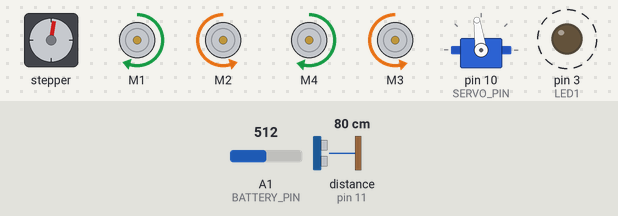
Bench run of a sketch on a simulated Arduino Uno, built with avr-gcc and run on an emulated ATmega328P. Shown: stepper motor, 4 × DC motor (green arrow = forward, orange = backward, longer = faster), servo, output pins drawn as LEDs (lit = HIGH). Wiring (inferred from the names in the program): stepper motor (200 steps per turn assumed): coils pin 4, pin 5, pin 6, pin 7. Dashed ring = blinking. The inputs (shaded band) are chosen by the test bench; at power-on: distance to the obstacle (sensor on pin 11) 80 cm, A1 (BATTERY_PIN) = 512. The echo pulse lasts 58.3 µs per cm; pins used as bus, display or sensor lines are not drawn; what the sketch prints to the serial monitor is not drawn.

Above: at 4.1 s.
4.2 s: distance to the obstacle (sensor on pin 11) set to 120 cm
At 5.5 s:
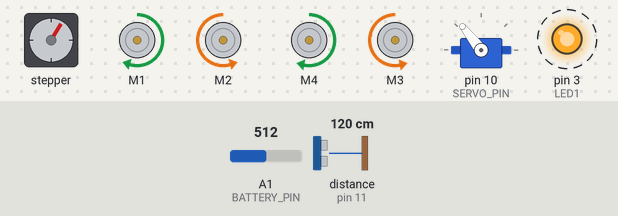
7.2 s: A1 (BATTERY_PIN) set to 90
At 7.61 s:
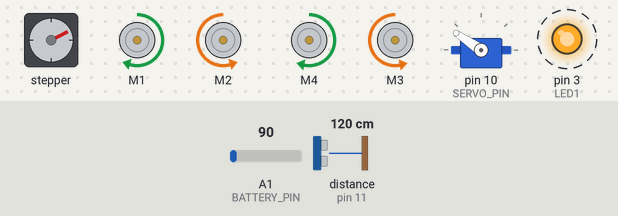
10.2 s: distance to the obstacle (sensor on pin 11) set to 35 cm
At 11.68 s:
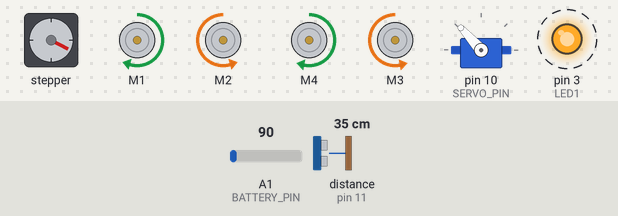
13.2 s: A1 (BATTERY_PIN) set to 110
At 15.88 s:
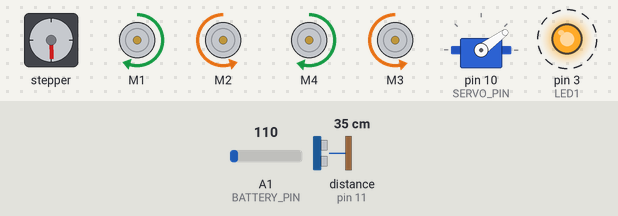
16.2 s: A1 (BATTERY_PIN) set to 25
19.2 s: distance to the obstacle (sensor on pin 11) set to 138 cm
Timing chart, 0 to 25.1 s (numbered marks = the images above; inputs shaded):
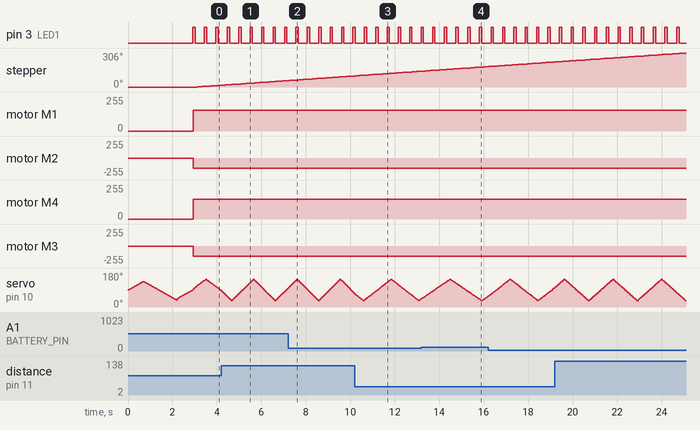

Measured:
- by itself, pin 3 (LED1): alternates HIGH for 0.11 s and LOW for 0.42 s

The sketch:

Rover_5_Arduino_draft_2.ino
```cpp
//#include <SharpIR.h>

#include <Wire.h>
#include <Adafruit_MotorShield.h>
#include "utility/Adafruit_MS_PWMServoDriver.h"

#include <Servo.h>

#include <NewPing.h>

#define TRIGGER_PIN  12  // Arduino pin tied to trigger pin on the ultrasonic sensor.
#define ECHO_PIN     11  // Arduino pin tied to echo pin on the ultrasonic sensor.
#define MAX_DISTANCE 200 // Maximum distance we want to ping for (in centimeters). Maximum sensor distance is rated at 400-500cm.

#define IR_SENSOR_PIN A0

#define ONE_SECOND 1000

#define PING_DISTANCE 20

#define LED1 3
#define LED2 4
#define LED3 5
#define LED4 6
#define LED5 7

#define SERVO_PIN 10

#define BATTERY_PIN A1

NewPing sonar(TRIGGER_PIN, ECHO_PIN, MAX_DISTANCE); // NewPing setup of pins and maximum distance.

//SharpIR irSensor(GP2Y0A02YK0F, IR_SENSOR_PIN);

Adafruit_MotorShield AFMS = Adafruit_MotorShield();

Adafruit_DCMotor *leftMotor1 = AFMS.getMotor(1);
Adafruit_DCMotor *leftMotor2 = AFMS.getMotor(2);
Adafruit_DCMotor *rightMotor1 = AFMS.getMotor(4);
Adafruit_DCMotor *rightMotor2 = AFMS.getMotor(3);

Servo servo1;

int distanceFront;
int distance2;
int pos = 0;

double currentMillis;
double lastMillis = 0;
double turnMillis = 0;
double servoCurrentMillis;
double servoLastMillis = 0;
int lastLED = LED5;
int currentLED = LED1;
boolean leftTurn = false;

int servoPos = 90;
int lastServoPos = 90;
boolean increasing = true;

double voltage;

void setup() {
  // put your setup code here, to run once:
  Serial.begin(9600);

  pinMode(LED1, OUTPUT);
  pinMode(LED2, OUTPUT);
  pinMode(LED3, OUTPUT);
  pinMode(LED4, OUTPUT);
  pinMode(LED5, OUTPUT);

  AFMS.begin();
  leftMotor1->setSpeed(156);
  leftMotor2->setSpeed(156);
  rightMotor1->setSpeed(150);
  rightMotor2->setSpeed(150);

  servo1.attach(SERVO_PIN);

  for (pos = 90; pos <= 135; pos++) { // goes from 0 degrees to 180 degrees
    // in steps of 1 degree
    servo1.write(pos);
    delay(15);              // tell servo to go to position in variable 'pos'
  }
  for (pos = 135; pos >= 35; pos--) { // goes from 180 degrees to 0 degrees
    servo1.write(pos);
    delay(15);
  }
  for (pos = 45; pos <= 90; pos++) {
    servo1.write(pos);
    delay(15);
  }

}

void loop() {
  servoCurrentMillis = millis();

  voltage = analogRead(BATTERY_PIN);
  Serial.println(voltage);


  if (servoCurrentMillis - servoLastMillis >= 15) {
    if (servoPos < 145 && increasing == true ) {
      servoPos += 2;
      increasing = true;

      servoLastMillis = millis();
    }
    else if (servoPos >= 145 && increasing == true ) {
      increasing = false;
      servoLastMillis = millis();
    }
    else if (servoPos <= 35 && increasing == false ) {
      increasing = true;

      servoLastMillis = millis();
    }
    else if ( increasing == false ) {
      servoPos -= 2;
      increasing = false;

      servoLastMillis = millis();
    }
  }

  servo1.write(servoPos);

  check();


}

void check() {
  distanceFront = sonar.ping_cm();
  //distance2 = irSensor.getDistance( false );


  currentMillis = millis();
  if ( distanceFront >= PING_DISTANCE && distanceFront != 0 ) {
    if (currentMillis - turnMillis >= ONE_SECOND) {
      forward();
    }
    if ( currentMillis - lastMillis >= 100) {
      currentLED = lastLED + 1;
      if (currentLED > LED5 ) {
        currentLED = LED1;
      }
      lastMillis = millis();
      lastLED = currentLED;
    }

    digitalWrite(currentLED, HIGH);
    for (int j = LED1; j <= LED5; j++) {
        if (j != currentLED) {
          digitalWrite(j, LOW);
        }
    }

  }
  else if ( distanceFront == 0 ) {
    for (int i = LED1; i <= LED5; i++) {
      digitalWrite(i, LOW);
    }
  }
  /*
  else if (distance2 <= 30) {
    backward();
    delay(500);
    turnLeft();
    delay(500);
  }
  */
  else {
    for (int i = LED1; i <= LED5; i++) {
      digitalWrite(i, HIGH);
    }
    if (servoPos <= 90 ) {
      turnRight();
      delay(400);
    }
    else {
      turnLeft();
      delay(400);
    }
    turnMillis = millis();
  }

}


void forward() {
  leftMotor1->run(FORWARD);
  leftMotor2->run(BACKWARD);
  rightMotor1->run(FORWARD);
  rightMotor2->run(BACKWARD);
}

void backward() {
  leftMotor1->run(BACKWARD);
  leftMotor2->run(FORWARD);
  rightMotor1->run(BACKWARD);
  rightMotor2->run(FORWARD);
}

void turnLeft() {
  leftMotor1->run(BACKWARD);
  leftMotor2->run(FORWARD);
  rightMotor1->run(FORWARD);
  rightMotor2->run(BACKWARD);
}

void turnRight() {
  leftMotor1->run(FORWARD);
  leftMotor2->run(BACKWARD);
  rightMotor1->run(BACKWARD);
  rightMotor2->run(FORWARD);
}
```
